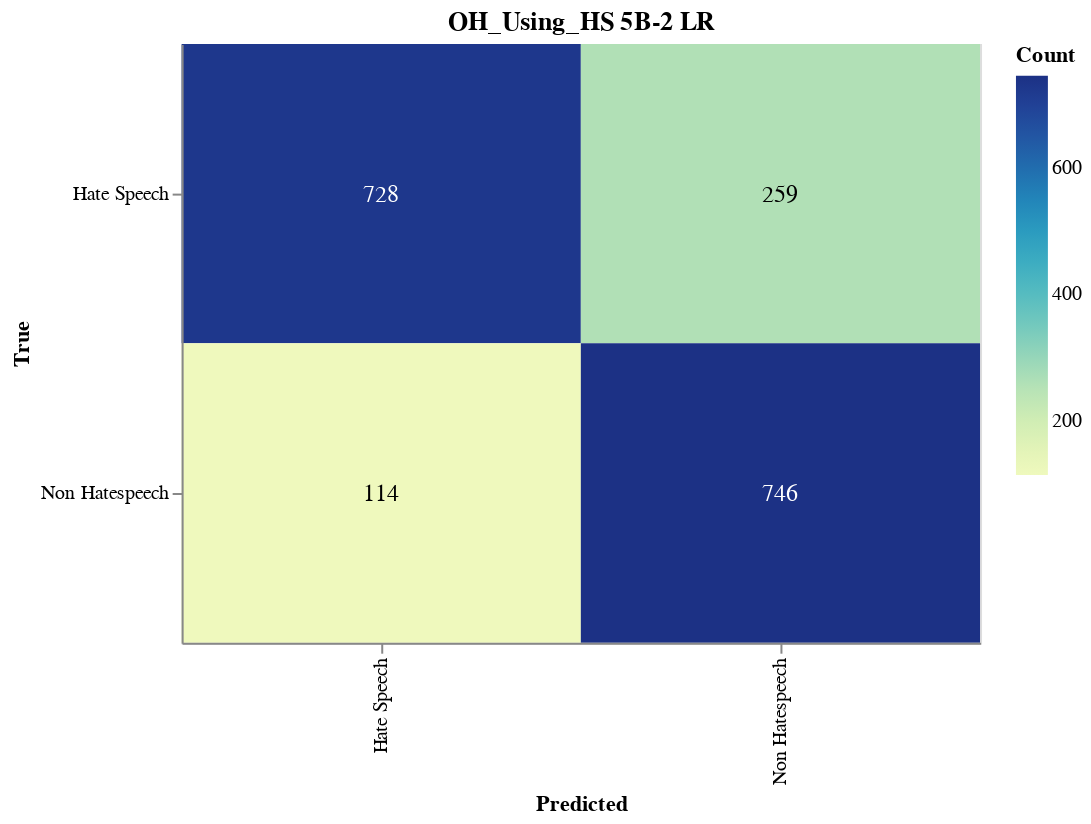

Notebook source saved alongside this figure:
### Markdown cell above
#### Save Confusion Matrix

### Code cell
import altair as alt
import altair_saver
import pandas as pd
from sklearn.metrics import confusion_matrix

# Calculate the confusion matrix
cm = confusion_matrix(true_labels, adjusted_predictions)

# Define class names
class_names = ['Hate Speech', 'Non Hatespeech']

# Convert confusion matrix to DataFrame
cm_df = pd.DataFrame(cm, index=class_names, columns=class_names).reset_index().melt(id_vars='index')
cm_df.columns = ['True', 'Predicted', 'Count']

# Ensure the order of categories
cm_df['True'] = pd.Categorical(cm_df['True'], categories=class_names, ordered=True)
cm_df['Predicted'] = pd.Categorical(cm_df['Predicted'], categories=class_names, ordered=True)

# Create the Altair plot
heatmap = alt.Chart(cm_df).mark_rect().encode(
    x=alt.X('Predicted:O', sort=class_names),
    y=alt.Y('True:O', sort=class_names),
    color='Count:Q',
    tooltip=['True', 'Predicted', 'Count']
).properties(
    width=400,
    height=300,
    title='OH_Using_HS 5B-2 LR'
)

# Add text labels
text = heatmap.mark_text(
    align='center',
    baseline='middle',
    fontSize=12
).encode(
    text='Count:Q',
    color=alt.condition(
        alt.datum.Count > cm.max() / 2,
        alt.value('white'),
        alt.value('black')
    )
)

# Combine heatmap and text
final_chart = heatmap + text

# Display the plot
final_chart.show()

### Figure 1 — Vega-Lite specification as saved in the notebook (floating-point values rounded to 4 significant figures)
{"config": {"view": {"continuousWidth": 300, "continuousHeight": 300}}, "layer": [{"mark": {"type": "rect"}, "encoding": {"color": {"field": "Count", "type": "quantitative"}, "tooltip": [{"field": "True", "type": "ordinal"}, {"field": "Predicted", "type": "ordinal"}, {"field": "Count", "type": "quantitative"}], "x": {"field": "Predicted", "sort": ["Hate Speech", "Non Hatespeech"], "type": "ordinal"}, "y": {"field": "True", "sort": ["Hate Speech", "Non Hatespeech"], "type": "ordinal"}}, "title": "OH_Using_HS 5B-2 LR"}, {"mark": {"type": "text", "align": "center", "baseline": "middle", "fontSize": 12}, "encoding": {"color": {"condition": {"test": "(datum.Count > 373.0)", "value": "white"}, "value": "black"}, "text": {"field": "Count", "type": "quantitative"}, "tooltip": [{"field": "True", "type": "ordinal"}, {"field": "Predicted", "type": "ordinal"}, {"field": "Count", "type": "quantitative"}], "x": {"field": "Predicted", "sort": ["Hate Speech", "Non Hatespeech"], "type": "ordinal"}, "y": {"field": "True", "sort": ["Hate Speech", "Non Hatespeech"], "type": "ordinal"}}, "title": "OH_Using_HS 5B-2 LR"}], "data": {"name": "data-95c04b61d232c7de514a80bc85405b53"}, "height": 300, "width": 400, "$schema": "https://vega.github.io/schema/vega-lite/v5.17.0.json", "datasets": {"data-95c04b61d232c7de514a80bc85405b53": [{"True": "Hate Speech", "Predicted": "Hate Speech", "Count": 728}, {"True": "Non Hatespeech", "Predicted": "Hate Speech", "Count": 114}, {"True": "Hate Speech", "Predicted": "Non Hatespeech", "Count": 259}, {"True": "Non Hatespeech", "Predicted": "Non Hatespeech", "Count": 746}]}}
